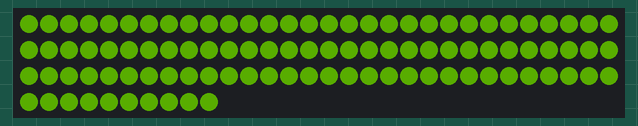
Recording of a program running on a simulated CircuitPython board. On the bench: 100 RGB LEDs in strip order, left to right, continuing on the next row. Dim RGB values are drawn brighter than linear; the interpreter's speed is modelled, so counts of loop turns are approximate.

Above: at 0.45 s.
At 1.35 s:
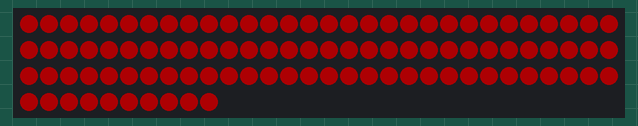

The program:

hue_wheel_fill.py
```python
import time, random, colorsys
import board
import neopixel

def main():
    pixel_pin = board.D18
    num_pixels = 100
    ORDER = neopixel.RGB # RGB
    sleepTime = 0

    pixels = neopixel.NeoPixel(
        pixel_pin, num_pixels, brightness=0.2, auto_write=False, pixel_order=ORDER
    )

    try:
        rainbow = rainbowGenerator()
        while True:
            pixels.fill(next(rainbow))
            pixels.show()
            time.sleep(sleepTime)

    except:
        pixels.fill((0, 0, 0)) # turn off all LEDs
        pixels.show()


def rainbowGenerator():
    hue = 0.0
    step = 1/256

    while True:
        rgb = colorsys.hsv_to_rgb(hue, 1.0, 1.0)
        rgbTuple = tuple(int(x * 255) for x in rgb)
        ##print(rgbTuple)
        yield rgbTuple

        hue = (hue + step) % 1.0


if __name__ == "__main__":
    main()
```
